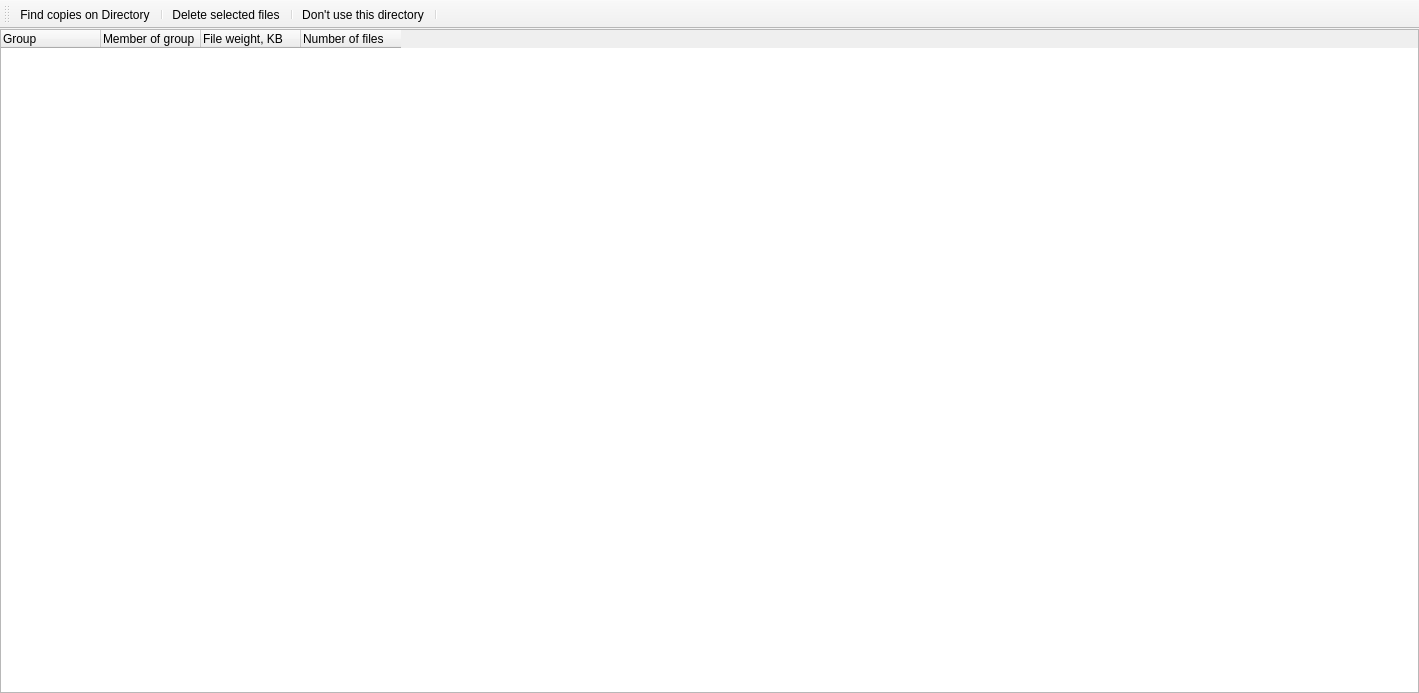
<?xml version="1.0" encoding="UTF-8"?>
<ui version="4.0">
 <class>MainWindow</class>
 <widget class="QMainWindow" name="MainWindow">
  <property name="windowModality">
   <enum>Qt::NonModal</enum>
  </property>
  <property name="enabled">
   <bool>true</bool>
  </property>
  <property name="geometry">
   <rect>
    <x>0</x>
    <y>0</y>
    <width>1419</width>
    <height>693</height>
   </rect>
  </property>
  <property name="windowTitle">
   <string>MainWindow</string>
  </property>
  <widget class="QWidget" name="centralWidget">
   <property name="enabled">
    <bool>true</bool>
   </property>
   <property name="sizePolicy">
    <sizepolicy hsizetype="Maximum" vsizetype="Maximum">
     <horstretch>1</horstretch>
     <verstretch>1</verstretch>
    </sizepolicy>
   </property>
   <property name="maximumSize">
    <size>
     <width>5000</width>
     <height>5000</height>
    </size>
   </property>
   <layout class="QGridLayout" name="gridLayout">
    <property name="leftMargin">
     <number>0</number>
    </property>
    <property name="topMargin">
     <number>0</number>
    </property>
    <property name="rightMargin">
     <number>0</number>
    </property>
    <property name="bottomMargin">
     <number>0</number>
    </property>
    <item row="0" column="0">
     <widget class="QTreeWidget" name="treeWidget">
      <property name="enabled">
       <bool>true</bool>
      </property>
      <property name="sizePolicy">
       <sizepolicy hsizetype="Maximum" vsizetype="Maximum">
        <horstretch>0</horstretch>
        <verstretch>0</verstretch>
       </sizepolicy>
      </property>
      <property name="maximumSize">
       <size>
        <width>5000</width>
        <height>5000</height>
       </size>
      </property>
      <property name="sizeAdjustPolicy">
       <enum>QAbstractScrollArea::AdjustIgnored</enum>
      </property>
      <property name="selectionMode">
       <enum>QAbstractItemView::ExtendedSelection</enum>
      </property>
      <attribute name="headerMinimumSectionSize">
       <number>100</number>
      </attribute>
      <attribute name="headerStretchLastSection">
       <bool>false</bool>
      </attribute>
      <column>
       <property name="text">
        <string>Group</string>
       </property>
      </column>
      <column>
       <property name="text">
        <string>Member of group</string>
       </property>
      </column>
      <column>
       <property name="text">
        <string>File weight, KB</string>
       </property>
      </column>
      <column>
       <property name="text">
        <string>Number of files</string>
       </property>
      </column>
     </widget>
    </item>
   </layout>
  </widget>
  <widget class="QMenuBar" name="menuBar">
   <property name="enabled">
    <bool>true</bool>
   </property>
   <property name="geometry">
    <rect>
     <x>0</x>
     <y>0</y>
     <width>1419</width>
     <height>39</height>
    </rect>
   </property>
  </widget>
  <widget class="QToolBar" name="toolBar">
   <property name="enabled">
    <bool>true</bool>
   </property>
   <property name="windowTitle">
    <string>toolBar</string>
   </property>
   <attribute name="toolBarArea">
    <enum>TopToolBarArea</enum>
   </attribute>
   <attribute name="toolBarBreak">
    <bool>false</bool>
   </attribute>
   <addaction name="actionScan_Directory"/>
   <addaction name="separator"/>
   <addaction name="actionDelete_selected_files"/>
   <addaction name="separator"/>
   <addaction name="actionCancel"/>
   <addaction name="separator"/>
  </widget>
  <action name="actionScan_Directory">
   <property name="enabled">
    <bool>true</bool>
   </property>
   <property name="text">
    <string>&amp;Find copies on Directory...</string>
   </property>
  </action>
  <action name="actionExit">
   <property name="text">
    <string>&amp;Exit</string>
   </property>
  </action>
  <action name="actionDelete_selected_files">
   <property name="enabled">
    <bool>true</bool>
   </property>
   <property name="text">
    <string>&amp;Delete selected files</string>
   </property>
   <property name="toolTip">
    <string>Delete selected files</string>
   </property>
  </action>
  <action name="actionCancel">
   <property name="text">
    <string>&amp;Don't use this directory</string>
   </property>
  </action>
 </widget>
 <layoutdefault spacing="6" margin="11"/>
 <resources/>
 <connections/>
</ui>
